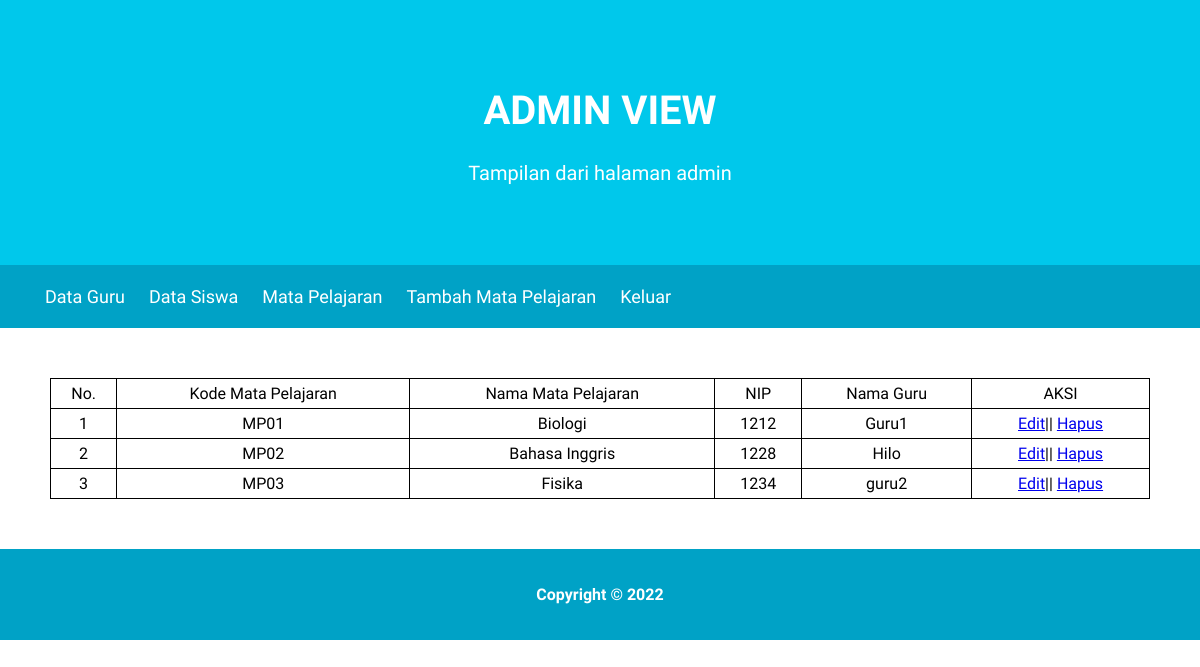
The app's page /viewMapel.php with its own data.
### tables this page shows
CREATE TABLE `tbmata_pelajaran` (
  `kode_pelajaran` char(10) NOT NULL,
  `nama_pelajaran` varchar(50) NOT NULL,
  `nip` int(11) NOT NULL
);

CREATE TABLE `tbguru` (
  `nip` int(11) NOT NULL,
  `nama_guru` varchar(50) NOT NULL,
  `jenis_kelamin` varchar(13) NOT NULL,
  `alamat` varchar(100) NOT NULL,
  `username` char(20) NOT NULL
);

### viewMapel.php (the view, shortened to what this page needs)
<!DOCTYPE html>
<html lang="en">
<head>
    <link rel="stylesheet" href="style.css">
</head>
<body>
    <header>
        <div class="jumbotron">
            <h1>ADMIN VIEW</h1>
            <p>Tampilan dari halaman admin</p>
        </div>
    </header>
    <nav>
        <ul>
            <li><a href="viewDataGuru.php">Data Guru</a></li>
            <li><a href="viewDataSiswa.php">Data Siswa</a></li>
            <li><a href="viewMapel.php">Mata Pelajaran</a></li>
            <li><a href="addMapel.php">Tambah Mata Pelajaran</a></li>
            <li><a href="index.php">Keluar</a></li>
        </ul>
    </nav>
    <main>
        <table>
            <tr>
                <td>No.</td>
                <td>Kode Mata Pelajaran</td>
                <td>Nama Mata Pelajaran</td>
                <td>NIP</td>
                <td>Nama Guru</td>
                <td>AKSI</td>
            </tr>
            <?php
            $n =1;
            include "koneksi.php";
            $query = mysqli_query($koneksi, 'SELECT * FROM tbmata_pelajaran INNER JOIN tbguru ON tbmata_pelajaran.nip = tbguru.nip');
            while ($data  = mysqli_fetch_array($query)){
                $nip = $data['nip'];
                $namamapel = $data['nama_pelajaran'];
                $kodemapel = $data['kode_pelajaran'];
                $nama = $data['nama_guru'];
            ?>
            <tr>
                <td><?php echo $n++ ?></td>
                <td><?php echo $kodemapel ?></td>
                <td><?php echo $namamapel ?></td>
                <td><?php echo $nip ?></td>
                <td><?php echo $nama ?></td>
                <td>
                    <a href="editMapel.php?id=<?php echo $nip ?>&kode=<?php echo $kodemapel ?>&nama=<?php echo $namamapel ?>">Edit</a>||
                    <a href="deleteMapel.php?id=<?php echo $nip ?> &kode=<?php echo $kodemapel ?>">Hapus</a>
                </td>
            </tr>
            <?php } ?>
        </table>
    </main>
    <footer>
        <p>Copyright &#169; 2022</p>
    </footer>
</body>
</html>

### style.css (style rules this page uses)
* { box-sizing: border-box; }
body { font-family: 'Quicksand', sans-serif; margin: 0; padding: 0; }
header { display: inline; }
.jumbotron { font-size: 20px; padding: 60px; background-color: #00c8eb; text-align: center; color: white; }
nav { background-color: #00a2c6; padding: 5px; position: sticky; top: 0; }
nav a { font-size: 18px; font-weight: 400; text-decoration: none; color: white; }
nav li { display: inline; list-style-type: none; margin-right: 20px; }
main { padding: 50px; overflow: auto; margin: auto; width: 1200px; }
footer { left: 0; bottom: 0; width: 100%; padding: 20px; color: white; background-color: #00a2c6; text-align: center; font-weight: bold; }
table, td, tr { border: 1px solid black; }
tr,td { padding: 5px; }
table { width: 100%; border-collapse: collapse; text-align: center; }

### records on screen
tbmata_pelajaran: kode_pelajaran "MP01", nama_pelajaran "Biologi", tbguru.nip "1212", tbguru.nama_guru "Guru1"
tbmata_pelajaran: kode_pelajaran "MP02", nama_pelajaran "Bahasa Inggris", tbguru.nip "1228", tbguru.nama_guru "Hilo"
tbmata_pelajaran: kode_pelajaran "MP03", nama_pelajaran "Fisika", tbguru.nip "1234", tbguru.nama_guru "guru2"
